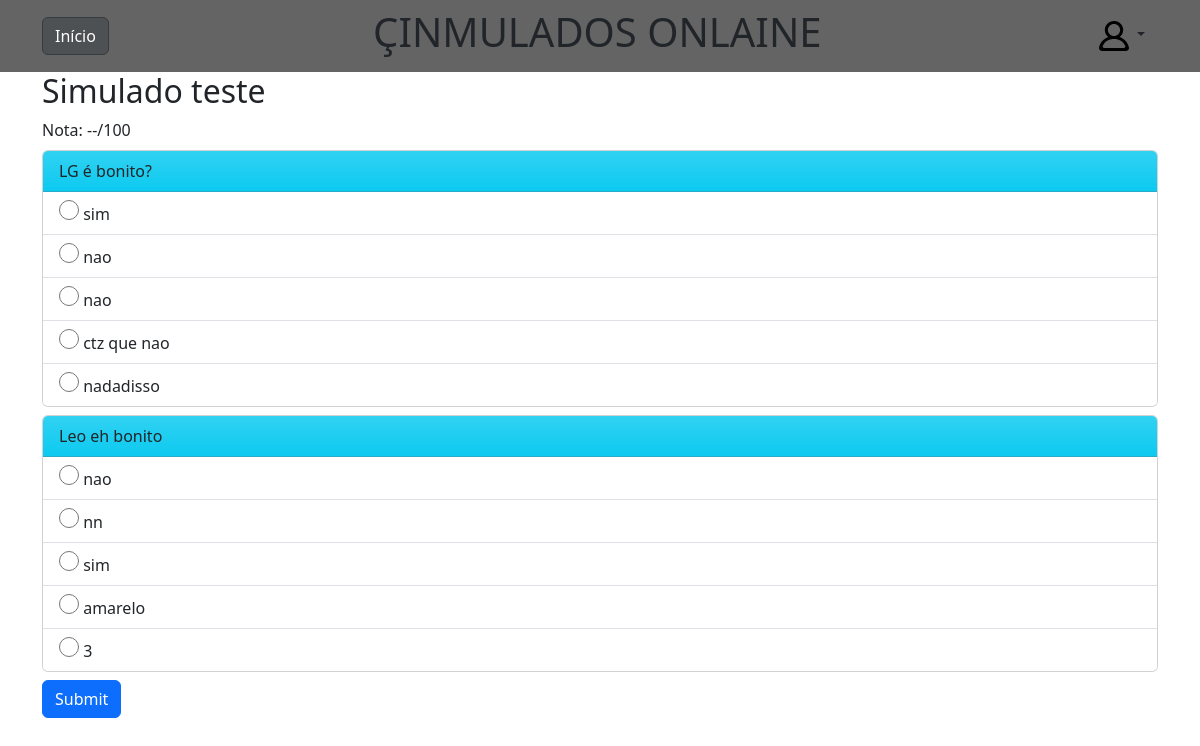
The app's page /test-details/32 with its own data.
### tests/models.py (models this page shows, shortened)
class Test(models.Model):
    title = models.CharField(max_length=60)
    theme = models.CharField(max_length=2, choices=THEME_CHOICE)
    questions = models.ManyToManyField(Question)
    class Meta:
        verbose_name = "Simulado"
        verbose_name_plural = "Simulados"

class Question(models.Model):
    title = models.CharField(max_length=400)
    class Meta:
        verbose_name = "Questão"
        verbose_name_plural = "Questões"

class Choice(models.Model):
    text = models.CharField(max_length=200)
    isRight = models.BooleanField(default=False)
    question = models.ForeignKey(Question, on_delete=models.CASCADE, related_name='choices')
    class Meta:
        verbose_name = "Alternativa"
        verbose_name_plural = "Alternativas"

### tests/views.py (the view)
# urls.py: path('test-details/<int:test_id>', views.test_details, name='test_details'),
def test_details(request, test_id):
    if request.method == 'POST':
        test = get_object_or_404(Test, pk=test_id)
        test_weight = 0
        partial_weight = 0
        selected_choices_ids = []
        for question in test.questions.all():
            selected_choice_id = request.POST.get(f'question_{question.id}')
            selected_choice = get_object_or_404(Choice, pk=selected_choice_id)
            selected_choices_ids.append(selected_choice_id)
            test_question_weight = TestQuestionWeight.objects.get(test=test, question = question)
            test_weight += test_question_weight.weight
            if selected_choice.isRight:
                partial_weight += test_question_weight.weight
        nota = partial_weight/test_weight
        nota = nota*100
        selected_choices_queryset = Choice.objects.filter(id__in=selected_choices_ids)
        context = {
            'test': test,
            'nota': int(nota),
            'selected_choices': selected_choices_queryset
        }
        return render(request, 'tests/results.html', context)
    else:
        test = get_object_or_404(Test.objects.prefetch_related('questions', 'questions__choices' ), pk=test_id)
        context = {
            'test': test
        }
        return render(request, 'tests/test-details.html', context)

### tests/templates/tests/test-details.html (shortened to what this page needs)
{% extends 'tests/base.html' %}
{% load static %}
{% block content %}
<div class="container">
    <div class="test-header">
        <h2>{{ test.title }}</h2>
        {%if nota >= 0%}
        <div class="nota-card">
            <div>Nota: {{nota}}/100</div>
        <div>
        {%else%}
        <div class="nota-card">
            <div>Nota: --/100</div>
        {%endif%}
    <form method="POST" action="{% url 'tests:test_details' test.id %}">
        {% for question in test.questions.all %}
            <div class="card card-question-details mt-2 mb-2">
                <div class="card-header bg-info bg-gradient">
                    {{ question.title }}
                </div>
                <ul class="list-group list-group-flush">
                    {% for choice in question.choices.all %}
                        {% if selected_choices%}
                            {% if choice in selected_choices and choice.isRight%}
                                <li class="list-group-item" style="background-color: rgb(26, 201, 70);">
                                    <input class="radio-choice" type="radio" name="question_{{ question.id }}" value="{{ choice.id }}" id="choice_{{ choice.id }}" required="true"
                                    >
                                    <label for="choice_{{ choice.id }}">{{ choice.text }}</label>
                                </li>
                            {%elif choice in selected_choices%}
                                <li class="list-group-item" style="background-color: rgb(173, 66, 47);">
                                    <input class="radio-choice" type="radio" name="question_{{ question.id }}" value="{{ choice.id }}" id="choice_{{ choice.id }}" required="true"
                                    >
                                    <label for="choice_{{ choice.id }}">{{ choice.text }}</label>
                                </li>
                            {%elif choice.isRight%}
                                <li class="list-group-item" style="background-color: rgb(26, 201, 70);">
                                    <input class="radio-choice" type="radio" name="question_{{ question.id }}" value="{{ choice.id }}" id="choice_{{ choice.id }}" required="true"
                                    >
                                    <label for="choice_{{ choice.id }}">{{ choice.text }}</label>
                                </li>
                            {% else %}
                                <li class="list-group-item">
                                    <input class="radio-choice" type="radio" name="question_{{ question.id }}" value="{{ choice.id }}" id="choice_{{ choice.id }}" required="true"
                                    >
                                    <label for="choice_{{ choice.id }}">{{ choice.text }}</label>
                                </li>
                            {% endif %}
                        {%else%}
                            <li class="list-group-item">
                                <input class="radio-choice" type="radio" name="question_{{ question.id }}" value="{{ choice.id }}" id="choice_{{ choice.id }}" required="true"
                                >
                                <label for="choice_{{ choice.id }}">{{ choice.text }}</label>
                            </li>
                        {% endif %}
                    {% endfor %}
                </ul>
            </div>
        {% endfor %}
        <button class="btn btn-primary" type="submit">Submit</button>
    </form>
</div>
{% endblock %}

### static/tests/css/main.css (style rules this page uses)
body { margin: 0; display: flex; flex-direction: column; }
.radio-choice { width: 20px; height: 20px; }

### records on screen
Test: title "Simulado teste"
Question: title "LG é bonito?"
Choice: text "sim"
Choice: text "nao"
Choice: text "nao"
Choice: text "ctz que nao"
Choice: text "nadadisso"
Question: title "Leo eh bonito"
Choice: text "nao"
Choice: text "nn"
Choice: text "sim"
Choice: text "amarelo"
Choice: text "3"
